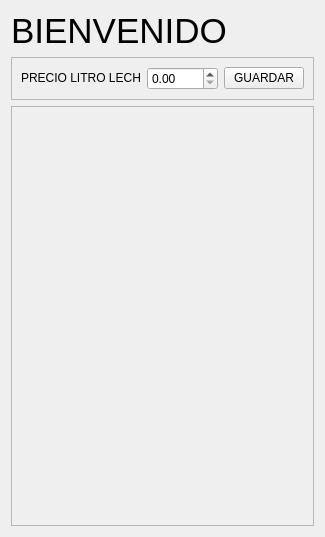
      <widget class="QWidget" name="tab">
       <attribute name="icon">
        <iconset resource="fondo.qrc">
         <normaloff>:/iconos/Imagenes/LogoOff.png</normaloff>
         <normalon>:/iconos/Imagenes/Logo.png</normalon>:/iconos/Imagenes/LogoOff.png</iconset>
       </attribute>
       <attribute name="title">
        <string>INICIO</string>
       </attribute>
       <layout class="QVBoxLayout" name="verticalLayout_3">
        <item>
         <widget class="QLabel" name="label_21">
          <property name="sizePolicy">
           <sizepolicy hsizetype="Expanding" vsizetype="Expanding">
            <horstretch>0</horstretch>
            <verstretch>0</verstretch>
           </sizepolicy>
          </property>
          <property name="text">
           <string>&lt;html&gt;&lt;head/&gt;&lt;body&gt;&lt;p&gt;&lt;span style=&quot; font-size:26pt;&quot;&gt;BIENVENIDO&lt;/span&gt;&lt;/p&gt;&lt;/body&gt;&lt;/html&gt;</string>
          </property>
         </widget>
        </item>
        <item>
         <widget class="QFrame" name="frame_35">
          <property name="sizePolicy">
           <sizepolicy hsizetype="Preferred" vsizetype="Fixed">
            <horstretch>0</horstretch>
            <verstretch>0</verstretch>
           </sizepolicy>
          </property>
          <property name="maximumSize">
           <size>
            <width>500</width>
            <height>16777215</height>
           </size>
          </property>
          <property name="frameShape">
           <enum>QFrame::StyledPanel</enum>
          </property>
          <property name="frameShadow">
           <enum>QFrame::Raised</enum>
          </property>
          <layout class="QHBoxLayout" name="horizontalLayout_11">
           <item>
            <widget class="QLabel" name="label_28">
             <property name="sizePolicy">
              <sizepolicy hsizetype="Expanding" vsizetype="Fixed">
               <horstretch>0</horstretch>
               <verstretch>0</verstretch>
              </sizepolicy>
             </property>
             <property name="maximumSize">
              <size>
               <width>120</width>
               <height>16777215</height>
              </size>
             </property>
             <property name="text">
              <string>PRECIO LITRO LECHE</string>
             </property>
            </widget>
           </item>
           <item>
            <widget class="QDoubleSpinBox" name="doubleSpinBox_3">
             <property name="sizePolicy">
              <sizepolicy hsizetype="Expanding" vsizetype="Fixed">
               <horstretch>0</horstretch>
               <verstretch>0</verstretch>
              </sizepolicy>
             </property>
             <property name="maximumSize">
              <size>
               <width>120</width>
               <height>16777215</height>
              </size>
             </property>
             <property name="cursor">
              <cursorShape>PointingHandCursor</cursorShape>
             </property>
             <property name="wrapping">
              <bool>false</bool>
             </property>
             <property name="frame">
              <bool>true</bool>
             </property>
             <property name="readOnly">
              <bool>false</bool>
             </property>
             <property name="buttonSymbols">
              <enum>QAbstractSpinBox::UpDownArrows</enum>
             </property>
             <property name="showGroupSeparator" stdset="0">
              <bool>false</bool>
             </property>
             <property name="decimals">
              <number>2</number>
             </property>
             <property name="maximum">
              <double>9999.000000000000000</double>
             </property>
             <property name="stepType">
              <enum>QAbstractSpinBox::DefaultStepType</enum>
             </property>
             <property name="value">
              <double>0.000000000000000</double>
             </property>
            </widget>
           </item>
           <item>
            <widget class="QPushButton" name="pushButton_11">
             <property name="cursor">
              <cursorShape>PointingHandCursor</cursorShape>
             </property>
             <property name="text">
              <string>GUARDAR</string>
             </property>
            </widget>
           </item>
          </layout>
         </widget>
        </item>
        <item>
         <widget class="QFrame" name="frame_34">
          <property name="minimumSize">
           <size>
            <width>0</width>
            <height>420</height>
           </size>
          </property>
          <property name="frameShape">
           <enum>QFrame::StyledPanel</enum>
          </property>
          <property name="frameShadow">
           <enum>QFrame::Raised</enum>
          </property>
          <layout class="QGridLayout" name="gridLayout_3"/>
         </widget>
        </item>
       </layout>
      </widget>
